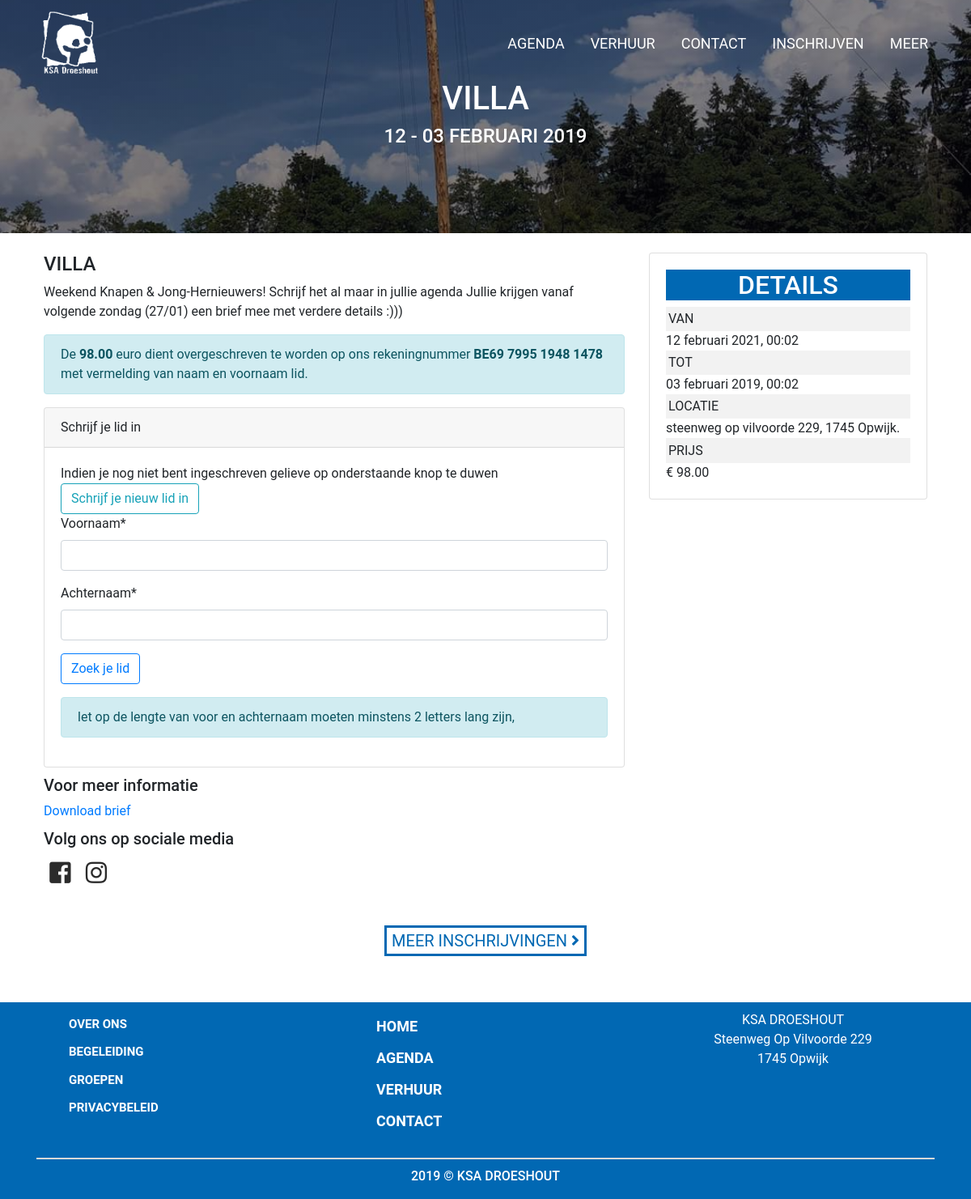
/inschrijven/9/, run on the app's committed database.
### inschrijven/models.py (models this page shows, shortened)
class Inschrijving(models.Model):
    agendaitemid = models.OneToOneField(AgendaItem, models.CASCADE)
    prijs = models.DecimalField(decimal_places=2, max_digits=4)
    actief = models.BooleanField(default=True)
    brief = models.FileField(upload_to='brieven')

### agenda/models.py (models this page shows, shortened)
class AgendaItem(models.Model):
    datumvan = models.DateTimeField()
    datumtot = models.DateTimeField()
    titel = models.CharField(max_length=100)
    adres = models.ForeignKey(Adres,models.PROTECT)
    beschrijving = models.TextField()

class Adres(models.Model):
    straat = models.CharField(max_length=100)
    nr = models.CharField(max_length=10)
    postcode = models.IntegerField()
    stad = models.CharField(max_length=100)
    def __str__(self):
        return "%s %s, %s %s." % (self.straat,self.nr,self.postcode,self.stad)

### inschrijven/views.py (the view)
# urls.py: path('inschrijven/<int:pk>/',inschrijven_views.InschrijvenDetailView.as_view(),name='inschrijven_info'),
class InschrijvenDetailView(SuccessMessageMixin,generic.DetailView):
    template_name = 'inschrijven_info.html'
    model = Inschrijving
    def get_context_data(self, **kwargs):
        context = super(InschrijvenDetailView, self).get_context_data(**kwargs)
        context['form'] = FormSearch
        if ('voornaam' in self.request.GET and 'achternaam' in self.request.GET):
            voornaam = self.request.GET.get('voornaam')
            achternaam = self.request.GET.get('achternaam')
            if (len(voornaam) > 2 and len(achternaam) > 2):
                query = Lid.objects.filter(voornaam__contains=voornaam, achternaam__contains=achternaam)
                context['search'] = query
        return context

### inschrijven/templates/inschrijven_info.html (shortened to what this page needs)
{% extends "base.html" %}
{% load crispy_forms_tags %}
{% block content %}
    <div class='banner'>
        <div class='container'>
            <div class='banner-content'>
                <h1>{{ inschrijving.agendaitemid.titel }}</h1>
                    {% if inschrijving.agendaitemid.datumvan|date:"d F Y" == inschrijving.agendaitemid.datumtot|date:"d F Y" %}
                        <h4>{{ inschrijving.agendaitemid.datumvan|date:"d F Y" }}</h4>
                    {% else %}
                        <h4>{{ inschrijving.agendaitemid.datumvan|date:"d "}} - {{ inschrijving.agendaitemid.datumtot|date:"d F Y"}}</h4>
                    {% endif %}
            </div>
        </div>
    </div>
    <div class='agenda-item-content'>
    <div class='container p-4'>
        <div class='row'>
            <div class='col-lg-8 col-md-8 col-sm-12'>
                <h4>{{ inschrijving.agendaitemid.titel }}</h4>
                <p>{{ inschrijving.agendaitemid.beschrijving }}</p>
                <p class="alert alert-info">De <b>{{ inschrijving.prijs }}</b> euro dient overgeschreven te worden op ons rekeningnummer <b>BE69 7995 1948 1478</b>
                    met vermelding van naam en voornaam lid.  </p>
                <div class="card">
                    <div class="card-header">Schrijf je lid in</div>
                    <div class="card-body">
                        {% if search|length == 0 %}
                            Indien je nog niet bent ingeschreven gelieve op onderstaande knop te duwen
                            <a href="{% url 'inschrijven_nieuw' %}" class="btn btn-outline-info">Schrijf je nieuw lid in</a>
                        {% endif %}
                        <form method="get" action="{% url 'inschrijven_info' inschrijving.id%}">
                            {{ form | crispy}}
                            <button class="btn btn-outline-primary">Zoek je lid</button>
                        </form>
                    {% if not search %}
                        <div class="alert alert-info" role="alert">
                              let op de lengte van voor en achternaam moeten minstens 2 letters lang zijn,
                            </div>
                    {% endif %}
                    </div>
                </div>
                <div class='item-links'>
                    <h5>Voor meer informatie</h5>
                    <a href="/media/{{ inschrijving.brief }}" download="">Download brief</a>
                </div>
                <div class='item-social-links'>
                    <h5>Volg ons op sociale media</h5>
                    <i class="fab fa-facebook-square"></i>
                    <i class="fab fa-instagram"></i>
                </div>
            </div>
            <div class='col-lg-4 col-md-4 col-sm-12'>
                <div class='item-info-content card'>
                    <div class='card-body'>
                    <h2>Details</h2>
                        {% if inschrijving.agendaitemid.datumvan|date:"d F Y" == inschrijving.agendaitemid.datumtot|date:"d F Y" %}
                            <div class='agenda-item-info van'>
                                <span>Van</span>{{ inschrijving.agendaitemid.datumvan|date:"H:m" }}
                            </div>
                            <div class='agenda-item-info tot'>
                                <span>Tot</span>{{ inschrijving.agendaitemid.datumtot|date:"H:m" }}
                            </div>
                        {% else %}
                            <div class='agenda-item-info van'>
                                <span>Van</span>{{ inschrijving.agendaitemid.datumvan|date:"d F Y, H:m" }}
                            </div>
                            <div class='agenda-item-info tot'>
                                <span>Tot</span>{{ inschrijving.agendaitemid.datumtot|date:"d F Y, H:m" }}
                            </div>
                        {% endif %}
                        <div class='agenda-item-info locatie'>
                            <span>Locatie</span>{{ inschrijving.agendaitemid.adres }}
                        </div>
                        <div class='agenda-item-info prijs'><span>Prijs</span>€ {{ inschrijving.prijs }}</div>
                    </div>
                </div>
            </div>
            <div class='col col-lg-12'>
                    <div class='home-agenda-link'>
                            <form action="/inschrijven/">
                                <button>Meer inschrijvingen <i class='fa fa-angle-right'></i></button>
                            </form>
                        </div>
            </div>
        </div>
    </div>
{% endblock %}

### static/main.css (style rules this page uses)
body { font-family: roboto,sans-serif; box-sizing: border-box; }
.home-banner,.banner { height:85vh; background: linear-gradient(rgba(3, 1, 10, 0.5), rgba(3, 1, 10, 0.5)), url(images/banner.jpg) no-repeat scroll center center; background-size: cover; display: flex; }
.home-banner .container,.banner .container { width: 100%; align-self: center; }
.home-banner-content,.banner-content { color: #fff; text-align: center; }
.home-banner-content h1,.banner-content h1 { text-transform: uppercase; }
.banner-content h4 { text-transform: uppercase; }
.banner { height:36vh; }
.home-news-link,.home-agenda-link { padding:3%; align-self: center; display: flex; }
.home-news-link form,.home-agenda-link form { margin: 0 auto; }
.home-news-link button,.home-agenda-link button { margin: 0 auto; text-align: center; border: none; background-color: #fff; border:3px solid #0168b3; color:#0168b3; text-transform: uppercase; font-size: 20px; }
.item-info-content h2 { background-color: #0168b3; color:#fff; text-transform: uppercase; text-align: center; }
.agenda-item-info span { text-transform: uppercase; background-color:#f2f2f2; padding:1%; width: 100%; display: flex; }
.agenda-item-content h4 { text-transform: uppercase; }
.item-links { margin: 10px 0; clear: both; }
.item-links a { display: flex; }
.item-social-links { margin: 10px 0; }
.item-social-links i { font-size: 30px; padding:1%; color:#2b2b2b; }

### data on the page
Inschrijving: agendaitemid.titel "VILLA", agendaitemid.datumvan "12", agendaitemid.datumtot "03 FEBRUARI 2019", agendaitemid.beschrijving "Weekend Knapen & Jong-Hernieuwers! Schrijf het al maar in jullie agenda Jullie krijgen vanaf volgende zondag (27/01) een brief mee met verdere details :)))", prijs "98.00", agendaitemid.datumvan "12 februari 2021, 00:02", agendaitemid.datumtot "03 februari 2019, 00:02", agendaitemid.adres "steenweg op vilvoorde 229, 1745 Opwijk."
